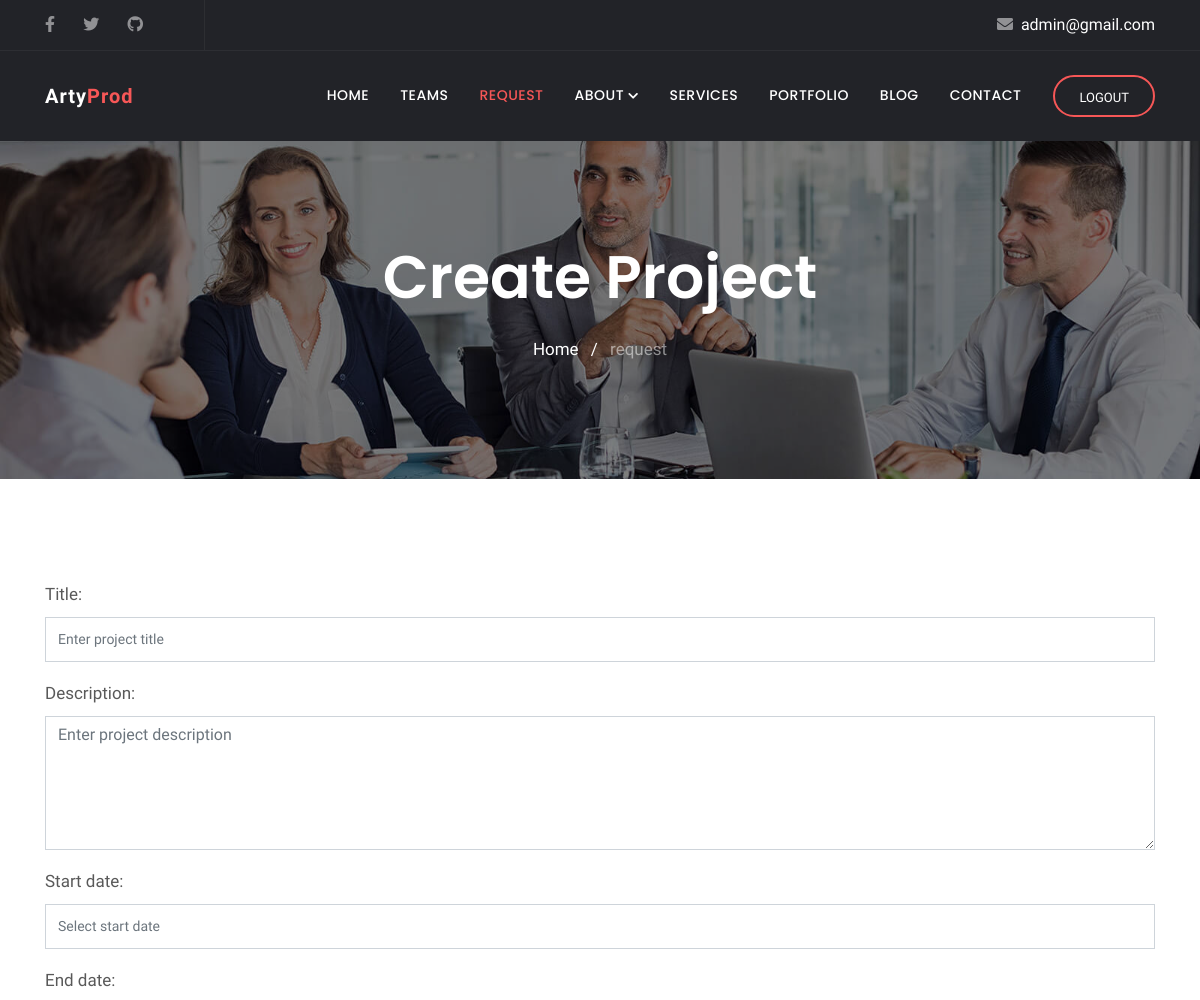
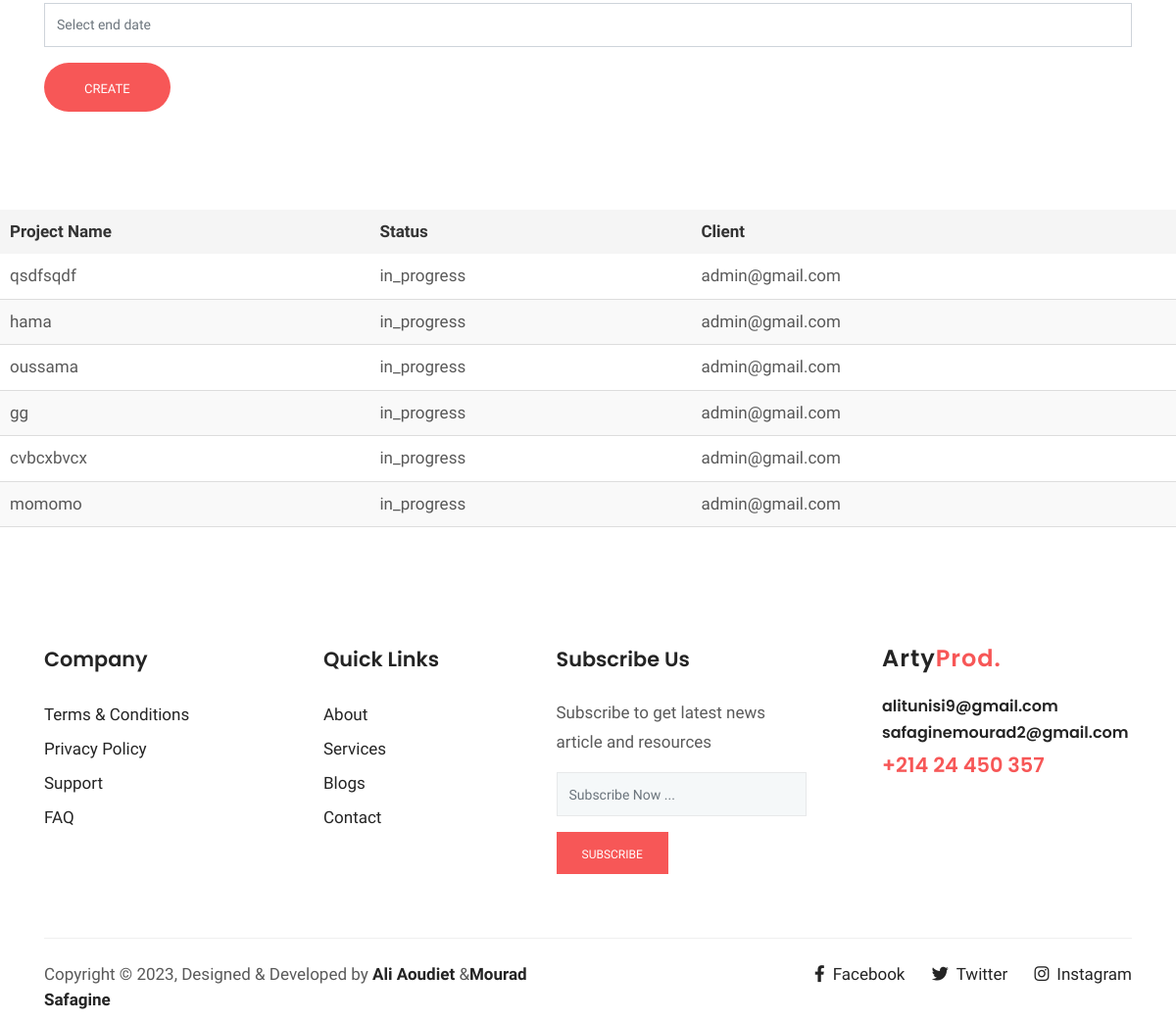
The app's page /request/ (signed in) with its own data (2 pictures, top to bottom).
### service/models.py (models this page shows, shortened)
class User(AbstractUser):
    username = None
    email = models.EmailField(_("email address"), unique=True)
    first_name = models.CharField(max_length=50)
    last_name = models.CharField(max_length=50)
    photo = models.ImageField(upload_to='user_photos', null=True, blank=True)
    phone = models.CharField(max_length=15)
    USERNAME_FIELD = "email"
    REQUIRED_FIELDS = []
    objects = CustomUserManager()
    def __str__(self):
        return self.email

class Project(models.Model):
    STATUS_CHOICES = (
        ('IP', 'In Progress'),
        ('C', 'Completed'),
    )
    title = models.CharField(max_length=100)
    description = models.TextField()
    start_date = models.DateField()
    end_date = models.DateField()
    client = models.ForeignKey(User, on_delete=models.CASCADE)
    services = models.ManyToManyField('Service', through='ProjectService')
    assigned_team = models.ForeignKey('Team', on_delete=models.SET_NULL, null=True)
    status = models.CharField(max_length=2, choices=STATUS_CHOICES, default='IP')
    created_at = models.DateTimeField(auto_now_add=True)

### service/views.py (the view)
# urls.py: path('request/', views.create_project,
@login_required(login_url='login')
def create_project(request):
    if request.method == 'POST':
        form = ProjectForm(request.POST)
        if form.is_valid():
            project = form.save(commit=False)
            project.user = request.user
            project.status = 'in_progress'
            project.client = request.user  # Set the current user as the client
            project.save()
            return redirect('request')     # Replace 'project_list' with the appropriate URL or view name for your project list
    else:
        form = ProjectForm()
        projects = Project.objects.filter(client=request.user)  # Fetch all projects created by the logged-in user
    return render(request, 'create_project.html', {'form': form , 'navbar': 'request', 'projects': projects})

### service/forms.py
class ProjectForm(forms.ModelForm):
    title = forms.CharField(
        max_length=100,
        required=True,
        widget=forms.TextInput(attrs={'placeholder': 'Enter project title', 'class': 'form-control'})
    )
    description = forms.CharField(
        required=True,
        widget=forms.Textarea(attrs={'placeholder': 'Enter project description', 'class': 'form-control', 'rows': 5})
    )
    start_date = forms.DateField(
        widget=forms.DateInput(attrs={'placeholder': 'Select start date', 'class': 'form-control datepicker'})
    )
    end_date = forms.DateField(
        widget=forms.DateInput(attrs={'placeholder': 'Select end date', 'class': 'form-control datepicker'})
    )
    class Meta:
        model = Project
        fields = ['title', 'description', 'start_date', 'end_date']

### templates/create_project.html (shortened to what this page needs)
{% extends 'base.html' %} {% block content %}
<section class="page-title bg-1">
    <div class="container">
        <div class="row">
            <div class="col-md-12">
                <div class="block text-center">
                    <h1 class="text-capitalize mb-4 text-lg">Create Project</h1>
                    <ul class="list-inline">
                        <li class="list-inline-item"><a href="index.html" class="text-white">Home</a></li>
                        <li class="list-inline-item"><span class="text-white">/</span></li>
                        <li class="list-inline-item"><a href="{% url 'request' %}" class="text-white text-white-50">request</a></li>
                    </ul>
                </div>
            </div>
        </div>
    </div>
</section>
<section class="section comment-form-section">
  <div class="container">
    <div class="row">
      <div class="col-lg-12">
        <form method="post" action="{% url 'request' %}">
          {% csrf_token %} {{ form.as_p }}
          <button class="btn btn-main btn-round-full" type="submit">
            Create
          </button>
        </form>
      </div>
    </div>
  </div>
</section>
<table>
  <thead>
    <tr>
      <th>Project Name</th>
      <th>Status</th>
      <th>Client</th>
    </tr>
  </thead>
  <tbody>
    {% for project in projects %}
    <tr>
      <td>{{ project.title }}</td>
      <td>{{ project.status }}</td>
      <td>{{ project.client }}</td>
    </tr>
    {% endfor %}
  </tbody>
</table>
{% endblock %}

### templates/base.html (shortened to what this page needs)
{% load static %}
<!DOCTYPE html>
<html lang="zxx">
<head>
  <link rel="stylesheet" href="{%static 'plugins/bootstrap/bootstrap.min.css'%}">
  <link rel="stylesheet" href="{%static 'plugins/themify/css/themify-icons.css' %}">
  <link rel="stylesheet" href="{% static 'plugins/fontawesome/css/all.min.css' %}">
  <link rel="stylesheet" href="{% static 'plugins/magnific-popup/magnific-popup.css' %}">
  <link rel="stylesheet" href="{%static 'plugins/slick/slick.css' %}">
  <link rel="stylesheet" href="{%static 'plugins/slick/slick-theme.css' %}">
  <link rel="stylesheet" href="{% static 'css/style.css' %}">
</head>
<body>
<header class="navigation">
  <div class="header-top ">
    <div class="container">
      <div class="row justify-content-between align-items-center">
        <div class="col-lg-2 col-md-4">
          <div class="header-top-socials text-center text-lg-left text-md-left">
            <a href="https://www.facebook.com/ali.aouidet.908" aria-label="facebook"><i class="fab fa-facebook-f"></i></a>
            <a href="https://twitter.com/aouidet_ali" aria-label="twitter"><i class="fab fa-twitter"></i></a>
            <a href="https://github.com/aliaouidet" aria-label="github"><i class="fab fa-github"></i></a>
          </div>
        </div>
        <div class="col-lg-10 col-md-8 text-center text-lg-right text-md-right">
          {%if  user.is_authenticated %}
              <div class="header-top-info mb-2 mb-md-0">
                <a href="mailto:{{user}}"><i class="fas fa-envelope mr-2"></i><span>{{user}}</span></a>
              </div>
              {%else%}
              <div class="header-top-info mb-2 mb-md-0">
                <a href="tel:+23-345-67890">Call Us : <span>+216 24 450 357</span></a>
                <a href="mailto:alitunisi9@gmail.com"><i class="fas fa-envelope mr-2"></i><span>ArtyProd@gmail.com</span></a>
              </div>
              {% endif %}
        </div>
      </div>
    </div>
  </div>
  <div id="navbar">
    <div class="container">
      <div class="row">
        <div class="col-lg-12">
          <nav class="navbar navbar-expand-lg px-0 py-4">
            <a class="navbar-brand" href="{% url 'home' %}">
              Arty<span>Prod</span>
            </a>
            <div class="collapse navbar-collapse text-center" id="navbarsExample09">
              <ul class="navbar-nav ml-auto">
                <li class="nav-item {% if navbar == 'home' %} active {% endif %}">
                  <a class="nav-link" href="{% url 'home' %}">Home</a>
                </li>
                <li class="nav-item {% if navbar == 'teams' %} active {% endif %}">
                  <a class="nav-link" href="{% url 'teams' %}">Teams</a>
                </li>
                <li class="nav-item {% if navbar == 'request' %} active {% endif %}">
                  <a class="nav-link" href="{% url 'request' %}">request</a>
                </li>
                <li class="nav-item dropdown @@about">
                  <a class="nav-link dropdown-toggle" href="#" id="dropdown03" data-toggle="dropdown" aria-haspopup="true" aria-expanded="false">About <i class="fas fa-chevron-down small"></i></a>
                </li>
                <li class="nav-item {% if navbar == 'services' %} active {% endif %}"><a class="nav-link" href="{% url 'services' %}">Services</a></li>
                <li class="nav-item {% if navbar == 'portfolio' %} active {% endif %}"><a class="nav-link" href="{% url 'portfolio' %}">Portfolio</a></li>
                <li class="nav-item {% if navbar == 'blog' %} active {% endif %}"><a class="nav-link" href="{% url 'blog' %}">Blog</a></li>
                <li class="nav-item @@contact"><a class="nav-link" href="{% url 'contact'%}">Contact</a></li>
              </ul>
              {%if  user.is_authenticated %}
              <div class="my-2 my-md-0 ml-lg-4 text-center">
                <a href="{% url 'logout' %}" class="btn btn-solid-border btn-round-full">logout</a>
              </div>
              {% endif %}
            </div>
          </nav>
        </div>
      </div>
    </div>
  </div>
</header>
{% block content %}{% endblock %}
<footer class="footer section">
  <div class="container">
    <div class="row">
      <div class="col-lg-3 col-md-6 col-sm-6">
        <div class="widget">
          <h4 class="text-capitalize mb-4">Company</h4>
          <ul class="list-unstyled footer-menu lh-35">
            <li><a href="{% url 'about' %}">Terms & Conditions</a></li>
            <li><a href="{% url 'about' %}">Privacy Policy</a></li>
            <li><a href="cobtact.html">Support</a></li>
            <li><a href="cobtact.html">FAQ</a></li>
          </ul>
        </div>
      </div>
      <div class="col-lg-2 col-md-6 col-sm-6">
        <div class="widget">
          <h4 class="text-capitalize mb-4">Quick Links</h4>
          <ul class="list-unstyled footer-menu lh-35">
            <li><a href="{%url 'about' %}">About</a></li>
            <li><a href="{% url 'services'%}">Services</a></li>
            <li><a href="{% url 'blog' %}">Blogs</a></li>
            <li><a href="{% url 'contact' %}">Contact</a></li>
          </ul>
        </div>
      </div>
      <div class="col-lg-3 col-md-6 col-sm-6 mx-auto">
        <div class="widget">
          <h4 class="text-capitalize mb-4">Subscribe Us</h4>
          <p>Subscribe to get latest news article and resources </p>
          <form action="#" class="sub-form">
            <input type="text" class="form-control mb-3" placeholder="Subscribe Now ...">
            <a href="#" class="btn btn-main btn-small">subscribe</a>
          </form>
        </div>
      </div>
      <div class="col-lg-3 col-sm-6">
        <div class="widget">
          <div class="logo mb-4">
            <h3>Arty<span>Prod.</span></h3>
          </div>
          <h6><a href="mailto:alitunisi9@gmail.com">alitunisi9@gmail.com</a></h6>
          <h6><a href="safaginemourad2@gmail.com">safaginemourad2@gmail.com</a></h6>
          <a href="tel:+23-345-67890"><span class="text-color h4">+214 24 450 357</span></a>
        </div>
      </div>
    </div>
    <div class="footer-btm pt-4">
      <div class="row">
        <div class="col-lg-6">
          <div class="copyright">
            Copyright &copy; 2023, Designed &amp; Developed by <a href="https://www.facebook.com/ali.aouidet.908">Ali Aoudiet </a>&<a href="https://www.facebook.com/mourad.safagin.549">Mourad Safagine</a>
            </div>
        </div>
        <div class="col-lg-6 text-left text-lg-right">
          <ul class="list-inline footer-socials">
            <li class="list-inline-item"><a href="https://www.facebook.com/ali.aouidet.908"><i class="fab fa-facebook-f mr-2"></i>Facebook</a></li>
            <li class="list-inline-item"><a href="https://twitter.com/aouidet_ali"><i class="fab fa-twitter mr-2"></i>Twitter</a></li>
            <li class="list-inline-item"><a href="https://www.instagram.com/aouidet_ali/"><i class="fab fa-instagram mr-2"></i>Instagram</a></li>
        </div>
      </div>
    </div>
  </div>
</footer>
</body>
</html>

### static/css/style.css (style rules this page uses)
html { overflow-x: hidden; }
body { line-height: 1.5; font-family: "Hind", serif; -webkit-font-smoothing: antialiased; font-size: 17px; color: rgba(0, 0, 0, 0.65); }
h1, .h1, h2, .h2, h3, .h3, h4, .h4, h5, .h5, h6, .h6 { font-family: "Poppins", sans-serif; font-weight: 600; color: #242424; }
h1, .h1 { font-size: 2.5rem; }
h3, .h3 { font-size: 1.5rem; }
h4, .h4 { font-size: 1.3rem; line-height: 30px; }
h6, .h6 { font-size: 1rem; }
p { line-height: 30px; }
input[type=email], input[type=password], input[type=text], input[type=tel] { box-shadow: none; height: 45px; outline: none; font-size: 14px; }
.form-control { box-shadow: none; border-radius: 0; }
.btn { display: inline-block; font-size: 14px; font-size: 0.8125rem; font-weight: 500; padding: 1rem 2.5rem 0.8rem; text-transform: uppercase; border-radius: 0; transition: 0.3s; }
.btn-main, .btn-small, .btn-transparent { background: rgb(247, 87, 87); color: #fff; transition: all 0.2s ease; }
.btn-solid-border { border: 2px solid rgb(247, 87, 87); background: transparent; color: #242424; }
.btn-small { padding: 13px 25px 10px; font-size: 12px; }
.btn-round-full { border-radius: 50px; }
.section { padding: 100px 0; }
.overly, .hero-img, .cta, .slider, .page-title { position: relative; }
.overly:before, .hero-img:before, .cta:before, .slider:before, .page-title:before { content: ""; position: absolute; left: 0; top: 0; bottom: 0; right: 0; width: 100%; height: 100%; opacity: 0.5; background: #000; }
.text-color { color: rgb(247, 87, 87); }
.text-lg { font-size: 3.75rem; }
a { color: #242424; text-decoration: none; }
.page-title { padding: 100px 0; }
.page-title .block h1 { color: #fff; }
#navbar { background: rgb(34, 35, 40); box-shadow: 0 1px 2px rgba(0, 0, 0, 0.05); }
#navbar li { padding-left: 15px; }
#navbar .nav-link { font-family: "Poppins", sans-serif; font-weight: 500; color: #fff; text-transform: uppercase; font-size: 14px; letter-spacing: 0.5px; transition: all 0.25s ease; }
#navbar .nav-link:hover, #navbar .nav-link:focus, #navbar .active .nav-link { color: rgb(247, 87, 87); }
#navbar .btn { padding: 0.7rem 1.5rem 0.5rem; color: #fff; }
.header-top { background: rgb(34, 35, 40); color: #919194; border-bottom: 1px solid rgba(255, 255, 255, 0.05); }
.header-top .header-top-socials { border-right: 1px solid rgba(255, 255, 255, 0.05); padding: 12px 0px; }
.header-top .header-top-socials { margin-left: -8px; }
.header-top .header-top-socials a { color: #919194; margin-right: 8px; font-size: 16px; padding: 0 8px; }
.header-top .header-top-info { color: #919194; font-size: 16px; }
.header-top .header-top-info a span { color: #fff; }
.header-top .header-top-info a { margin-left: 35px; color: #919194; }
.navbar-brand { color: #fff; font-weight: 600; letter-spacing: 1px; }
.navbar-brand span { color: rgb(247, 87, 87); }
.dropdown-toggle::after { display: none; }
.bg-1 { background: url("../images/bg/home-2.jpg") no-repeat 50% 50%; background-size: cover; }
.widget { margin-bottom: 30px; padding-bottom: 35px; }
.footer { padding-bottom: 10px; }
.footer .copyright a { font-weight: 600; }
.lh-35 { line-height: 35px; }
.logo { color: #242424; font-weight: 600; letter-spacing: 1px; }
.logo span { color: rgb(247, 87, 87); }
.sub-form { position: relative; }
.sub-form .form-control { border: 1px solid rgba(0, 0, 0, 0.06); background: #f5f8f9; }
.footer-btm { border-top: 1px solid rgba(0, 0, 0, 0.06); }
.footer-socials li a { margin-left: 15px; }

### templates/create_project.html (style rules this page uses)
table { width: 100%; border-collapse: collapse; margin-bottom: 20px; }
th { background-color: #f5f5f5; color: #333; font-weight: bold; padding: 10px; text-align: left; }
td { padding: 10px; border-bottom: 1px solid #ddd; }
tr:nth-child(even) { background-color: #f9f9f9; }

### records on screen
User: email "admin@gmail.com"
Project: title "qsdfsqdf", status "in_progress", client "admin@gmail.com"
Project: title "hama", status "in_progress", client "admin@gmail.com"
Project: title "oussama", status "in_progress", client "admin@gmail.com"
Project: title "gg", status "in_progress", client "admin@gmail.com"
Project: title "cvbcxbvcx", status "in_progress", client "admin@gmail.com"
Project: title "momomo", status "in_progress", client "admin@gmail.com"
